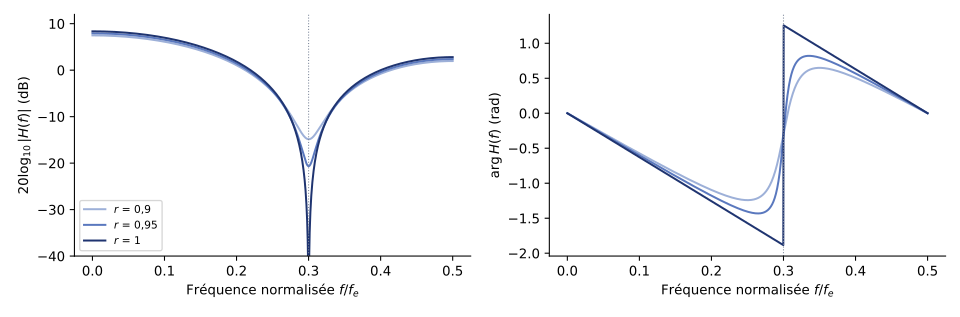

The Python source for this figure:
"""TSIG2, partiels 2016-2017 et 2017-2018 — Filtre RIF réjecteur
H(z) = 1 - 2 r cos(2 pi f0/fe) z^-1 + r^2 z^-2 pour f0/fe = 0,3 (valeur du partiel
2017-2018) et r = 0,9 ; 0,95 ; 1 : module et phase. Figure calculée."""
import numpy as np
import matplotlib
matplotlib.use("Agg")
import matplotlib.pyplot as plt
plt.rcParams.update({"font.family": "sans-serif", "font.size": 10, "svg.fonttype": "none"})
th = 2 * np.pi * 0.3
fn = np.linspace(0, 0.5, 2001); e = np.exp(-2j * np.pi * fn)
fig, ax = plt.subplots(1, 2, figsize=(10, 3.3))
for r, c in [(0.9, "#9DB0D8"), (0.95, "#5A78BE"), (1.0, "#1F3470")]:
    H = 1 - 2 * r * np.cos(th) * e + r**2 * e**2
    ax[0].plot(fn, 20 * np.log10(np.abs(H) + 1e-6), color=c, label=f"$r$ = {r:g}".replace(".", ","))
    ax[1].plot(fn, np.angle(H), color=c)
ax[0].set_ylim(-40, 12); ax[0].legend(fontsize=8)
ax[0].set_ylabel(r"$20\log_{10}|H(f)|$ (dB)")
ax[1].set_ylabel(r"$\arg H(f)$ (rad)")
for a in ax:
    a.axvline(0.3, color="#7E889B", ls=":", lw=0.8)
    a.set_xlabel("Fréquence normalisée $f/f_e$")
    a.spines[["top", "right"]].set_visible(False)
fig.tight_layout(); fig.savefig("ann-2017-rejecteur.svg")
